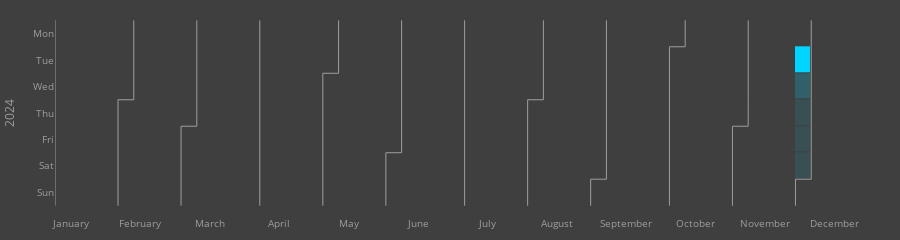

Write notebook code for a chart like this one.
### Code cell
custom_colorscale = [
    [0, "#3f3f3f"],  # スケールの最小値に対応する色
    [1, "#00d5ff"]    # スケールの最大値に対応する色
]

# タイルプロット
fig = calplot(df, x="date", y="value",
              colorscale=custom_colorscale)
fig.update_layout({"yaxis": {"title": "2024"},
                  "plot_bgcolor": "#3f3f3f",
                  "paper_bgcolor": "#3f3f3f"})
fig.update_layout(margin=dict(l=10, r=10, t=10, b=10))
fig.write_html("html_figures/researchmap.html")
fig

### Figure 1 — Plotly figure (JSON) as saved in the notebook; plotly's stock layout.template omitted (floating-point values rounded to 4 significant figures; data arrays with more than 128 entries replaced by an {"elided": "..."} marker saying what was removed)
{"data": [{"colorscale": [[0, "#3f3f3f"], [1, "#00d5ff"]], "customdata": {"elided": "366x2 str values"}, "hovertemplate": "%{customdata[0]} <br>Week=%{x} <br>%{customdata[1]}=%{z}", "name": "2024", "showscale": false, "type": "heatmap", "x": {"elided": "366 int values"}, "xaxis": "x", "xgap": 1, "y": {"elided": "366 int values"}, "yaxis": "y", "ygap": 1, "z": {"elided": "366 int values"}, "zmax": 18, "zmin": 0}, {"hoverinfo": "skip", "line": {"color": "#9e9e9e", "width": 1}, "mode": "lines", "type": "scatter", "x": [0.5, 0.5], "xaxis": "x", "y": [-0.5, 6.5], "yaxis": "y"}, {"hoverinfo": "skip", "line": {"color": "#9e9e9e", "width": 1}, "mode": "lines", "type": "scatter", "x": [4.5, 4.5], "xaxis": "x", "y": [2.5, 6.5], "yaxis": "y"}, {"hoverinfo": "skip", "line": {"color": "#9e9e9e", "width": 1}, "mode": "lines", "type": "scatter", "x": [4.5, 5.5], "xaxis": "x", "y": [2.5, 2.5], "yaxis": "y"}, {"hoverinfo": "skip", "line": {"color": "#9e9e9e", "width": 1}, "mode": "lines", "type": "scatter", "x": [5.5, 5.5], "xaxis": "x", "y": [2.5, -0.5], "yaxis": "y"}, {"hoverinfo": "skip", "line": {"color": "#9e9e9e", "width": 1}, "mode": "lines", "type": "scatter", "x": [8.5, 8.5], "xaxis": "x", "y": [3.5, 6.5], "yaxis": "y"}, {"hoverinfo": "skip", "line": {"color": "#9e9e9e", "width": 1}, "mode": "lines", "type": "scatter", "x": [8.5, 9.5], "xaxis": "x", "y": [3.5, 3.5], "yaxis": "y"}, {"hoverinfo": "skip", "line": {"color": "#9e9e9e", "width": 1}, "mode": "lines", "type": "scatter", "x": [9.5, 9.5], "xaxis": "x", "y": [3.5, -0.5], "yaxis": "y"}, {"hoverinfo": "skip", "line": {"color": "#9e9e9e", "width": 1}, "mode": "lines", "type": "scatter", "x": [13.5, 13.5], "xaxis": "x", "y": [-0.5, 6.5], "yaxis": "y"}, {"hoverinfo": "skip", "line": {"color": "#9e9e9e", "width": 1}, "mode": "lines", "type": "scatter", "x": [17.5, 17.5], "xaxis": "x", "y": [1.5, 6.5], "yaxis": "y"}, {"hoverinfo": "skip", "line": {"color": "#9e9e9e", "width": 1}, "mode": "lines", "type": "scatter", "x": [17.5, 18.5], "xaxis": "x", "y": [1.5, 1.5], "yaxis": "y"}, {"hoverinfo": "skip", "line": {"color": "#9e9e9e", "width": 1}, "mode": "lines", "type": "scatter", "x": [18.5, 18.5], "xaxis": "x", "y": [1.5, -0.5], "yaxis": "y"}, {"hoverinfo": "skip", "line": {"color": "#9e9e9e", "width": 1}, "mode": "lines", "type": "scatter", "x": [21.5, 21.5], "xaxis": "x", "y": [4.5, 6.5], "yaxis": "y"}, {"hoverinfo": "skip", "line": {"color": "#9e9e9e", "width": 1}, "mode": "lines", "type": "scatter", "x": [21.5, 22.5], "xaxis": "x", "y": [4.5, 4.5], "yaxis": "y"}, {"hoverinfo": "skip", "line": {"color": "#9e9e9e", "width": 1}, "mode": "lines", "type": "scatter", "x": [22.5, 22.5], "xaxis": "x", "y": [4.5, -0.5], "yaxis": "y"}, {"hoverinfo": "skip", "line": {"color": "#9e9e9e", "width": 1}, "mode": "lines", "type": "scatter", "x": [26.5, 26.5], "xaxis": "x", "y": [-0.5, 6.5], "yaxis": "y"}, {"hoverinfo": "skip", "line": {"color": "#9e9e9e", "width": 1}, "mode": "lines", "type": "scatter", "x": [30.5, 30.5], "xaxis": "x", "y": [2.5, 6.5], "yaxis": "y"}, {"hoverinfo": "skip", "line": {"color": "#9e9e9e", "width": 1}, "mode": "lines", "type": "scatter", "x": [30.5, 31.5], "xaxis": "x", "y": [2.5, 2.5], "yaxis": "y"}, {"hoverinfo": "skip", "line": {"color": "#9e9e9e", "width": 1}, "mode": "lines", "type": "scatter", "x": [31.5, 31.5], "xaxis": "x", "y": [2.5, -0.5], "yaxis": "y"}, {"hoverinfo": "skip", "line": {"color": "#9e9e9e", "width": 1}, "mode": "lines", "type": "scatter", "x": [34.5, 34.5], "xaxis": "x", "y": [5.5, 6.5], "yaxis": "y"}, {"hoverinfo": "skip", "line": {"color": "#9e9e9e", "width": 1}, "mode": "lines", "type": "scatter", "x": [34.5, 35.5], "xaxis": "x", "y": [5.5, 5.5], "yaxis": "y"}, {"hoverinfo": "skip", "line": {"color": "#9e9e9e", "width": 1}, "mode": "lines", "type": "scatter", "x": [35.5, 35.5], "xaxis": "x", "y": [5.5, -0.5], "yaxis": "y"}, {"hoverinfo": "skip", "line": {"color": "#9e9e9e", "width": 1}, "mode": "lines", "type": "scatter", "x": [39.5, 39.5], "xaxis": "x", "y": [0.5, 6.5], "yaxis": "y"}, {"hoverinfo": "skip", "line": {"color": "#9e9e9e", "width": 1}, "mode": "lines", "type": "scatter", "x": [39.5, 40.5], "xaxis": "x", "y": [0.5, 0.5], "yaxis": "y"}, {"hoverinfo": "skip", "line": {"color": "#9e9e9e", "width": 1}, "mode": "lines", "type": "scatter", "x": [40.5, 40.5], "xaxis": "x", "y": [0.5, -0.5], "yaxis": "y"}, {"hoverinfo": "skip", "line": {"color": "#9e9e9e", "width": 1}, "mode": "lines", "type": "scatter", "x": [43.5, 43.5], "xaxis": "x", "y": [3.5, 6.5], "yaxis": "y"}, {"hoverinfo": "skip", "line": {"color": "#9e9e9e", "width": 1}, "mode": "lines", "type": "scatter", "x": [43.5, 44.5], "xaxis": "x", "y": [3.5, 3.5], "yaxis": "y"}, {"hoverinfo": "skip", "line": {"color": "#9e9e9e", "width": 1}, "mode": "lines", "type": "scatter", "x": [44.5, 44.5], "xaxis": "x", "y": [3.5, -0.5], "yaxis": "y"}, {"hoverinfo": "skip", "line": {"color": "#9e9e9e", "width": 1}, "mode": "lines", "type": "scatter", "x": [47.5, 47.5], "xaxis": "x", "y": [5.5, 6.5], "yaxis": "y"}, {"hoverinfo": "skip", "line": {"color": "#9e9e9e", "width": 1}, "mode": "lines", "type": "scatter", "x": [47.5, 48.5], "xaxis": "x", "y": [5.5, 5.5], "yaxis": "y"}, {"hoverinfo": "skip", "line": {"color": "#9e9e9e", "width": 1}, "mode": "lines", "type": "scatter", "x": [48.5, 48.5], "xaxis": "x", "y": [5.5, -0.5], "yaxis": "y"}], "layout": {"font": {"color": "#9e9e9e", "size": 10}, "height": 150, "margin": {"b": 10, "l": 10, "r": 10, "t": 10}, "paper_bgcolor": "#3f3f3f", "plot_bgcolor": "#3f3f3f", "showlegend": false, "title": {"text": ""}, "xaxis": {"anchor": "y", "domain": [0, 1], "showgrid": false, "showline": false, "tickmode": "array", "ticktext": ["January", "February", "March", "April", "May", "June", "July", "August", "September", "October", "November", "December"], "tickvals": [1.5, 5.909, 10.32, 14.73, 19.14, 23.55, 27.95, 32.36, 36.77, 41.18, 45.59, 50], "zeroline": false}, "yaxis": {"anchor": "x", "autorange": "reversed", "domain": [0, 1], "showgrid": false, "showline": false, "tickmode": "array", "ticktext": ["Mon", "Tue", "Wed", "Thu", "Fri", "Sat", "Sun"], "tickvals": [0, 1, 2, 3, 4, 5, 6], "title": {"text": "2024"}, "zeroline": false}}}
